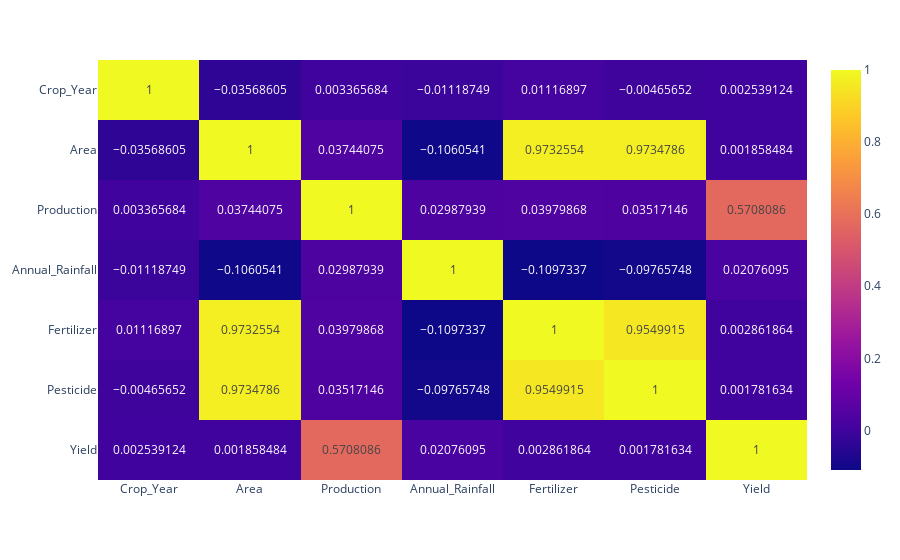

Notebook code cell kept with this figure:
### Code cell
import plotly.express as px

fig = px.imshow(numeric_data.corr(), text_auto=True, aspect="auto")
fig.show()

### Figure 1 — Plotly figure (JSON) as saved in the notebook; plotly's stock layout.template omitted (floating-point values rounded to 4 significant figures)
{"data": [{"coloraxis": "coloraxis", "hovertemplate": "x: %{x}<br>y: %{y}<br>color: %{z}<extra></extra>", "name": "0", "texttemplate": "%{z}", "type": "heatmap", "x": ["Crop_Year", "Area", "Production", "Annual_Rainfall", "Fertilizer", "Pesticide", "Yield"], "xaxis": "x", "y": ["Crop_Year", "Area", "Production", "Annual_Rainfall", "Fertilizer", "Pesticide", "Yield"], "yaxis": "y", "z": [[1.0, -0.03569, 0.003366, -0.01119, 0.01117, -0.004657, 0.002539], [-0.03569, 1.0, 0.03744, -0.1061, 0.9733, 0.9735, 0.001858], [0.003366, 0.03744, 1.0, 0.02988, 0.0398, 0.03517, 0.5708], [-0.01119, -0.1061, 0.02988, 1.0, -0.1097, -0.09766, 0.02076], [0.01117, 0.9733, 0.0398, -0.1097, 1.0, 0.955, 0.002862], [-0.004657, 0.9735, 0.03517, -0.09766, 0.955, 1.0, 0.001782], [0.002539, 0.001858, 0.5708, 0.02076, 0.002862, 0.001782, 1.0]]}], "layout": {"coloraxis": {"colorscale": [[0, "#0d0887"], [0.1111, "#46039f"], [0.2222, "#7201a8"], [0.3333, "#9c179e"], [0.4444, "#bd3786"], [0.5556, "#d8576b"], [0.6667, "#ed7953"], [0.7778, "#fb9f3a"], [0.8889, "#fdca26"], [1, "#f0f921"]]}, "margin": {"t": 60}, "xaxis": {"anchor": "y", "domain": [0, 1]}, "yaxis": {"anchor": "x", "autorange": "reversed", "domain": [0, 1]}}}
